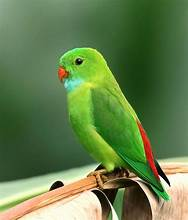
#> input picture 02_basic_operations/data/bird.jpeg, 188 x 220 px
$ python crop.py
#> lines starting #> are read from the running program, lines starting #| are printed output that depends on the picture
# crop
import os

import cv2

base_dir = os.path.dirname(os.path.abspath(__file__))

image_path = os.path.join(base_dir, '..', 'data', 'bird.jpeg')

img = cv2.imread(image_path)
#> img is the input picture: shape (220, 188, 3); mean B, G, R 75.2, 125.8, 98.9

print(img.shape)
#| (220, 188, 3)

cropped_img = img[0:150, 0:100]
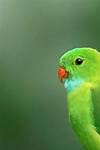
#> cropped_img: shape (150, 100, 3); mean B, G, R 75.8, 129.2, 91.3

cv2.imshow('img', img)
cv2.imshow('cropped_img', cropped_img)
cv2.waitKey(0)
